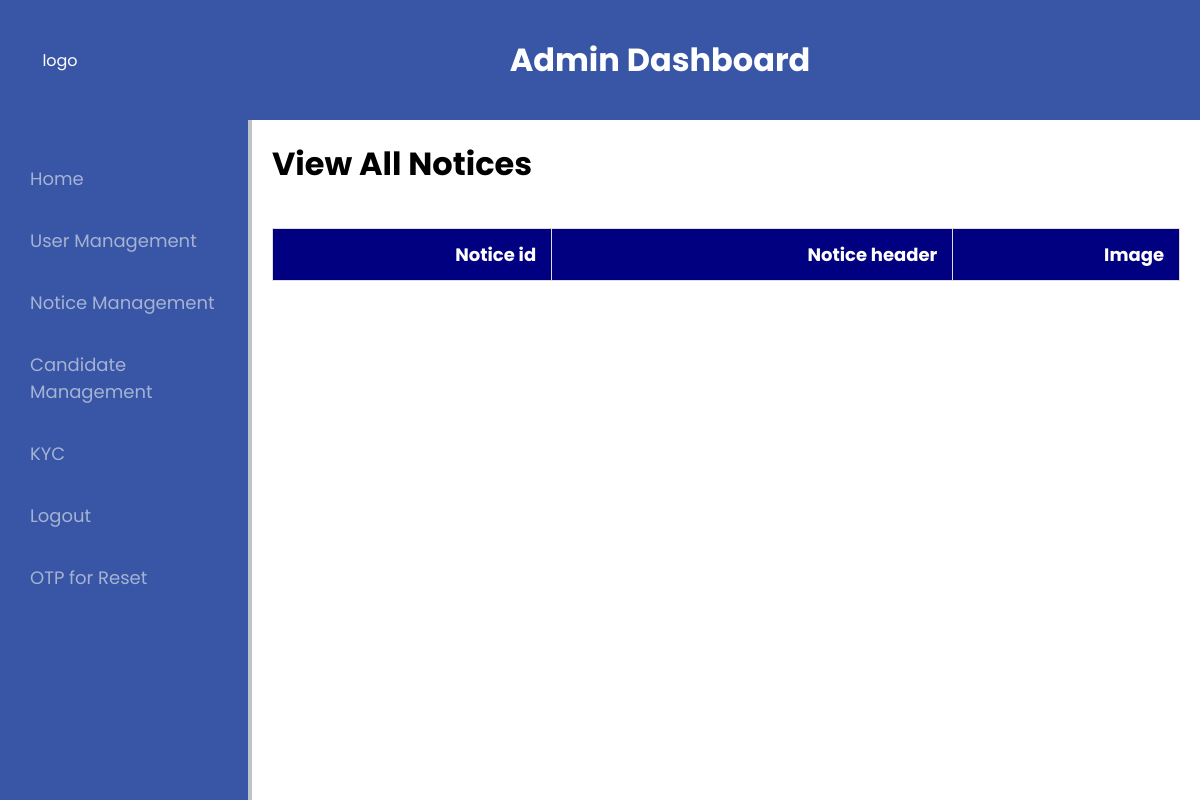
/view_notices/, run on an earlier commit of the app's database.
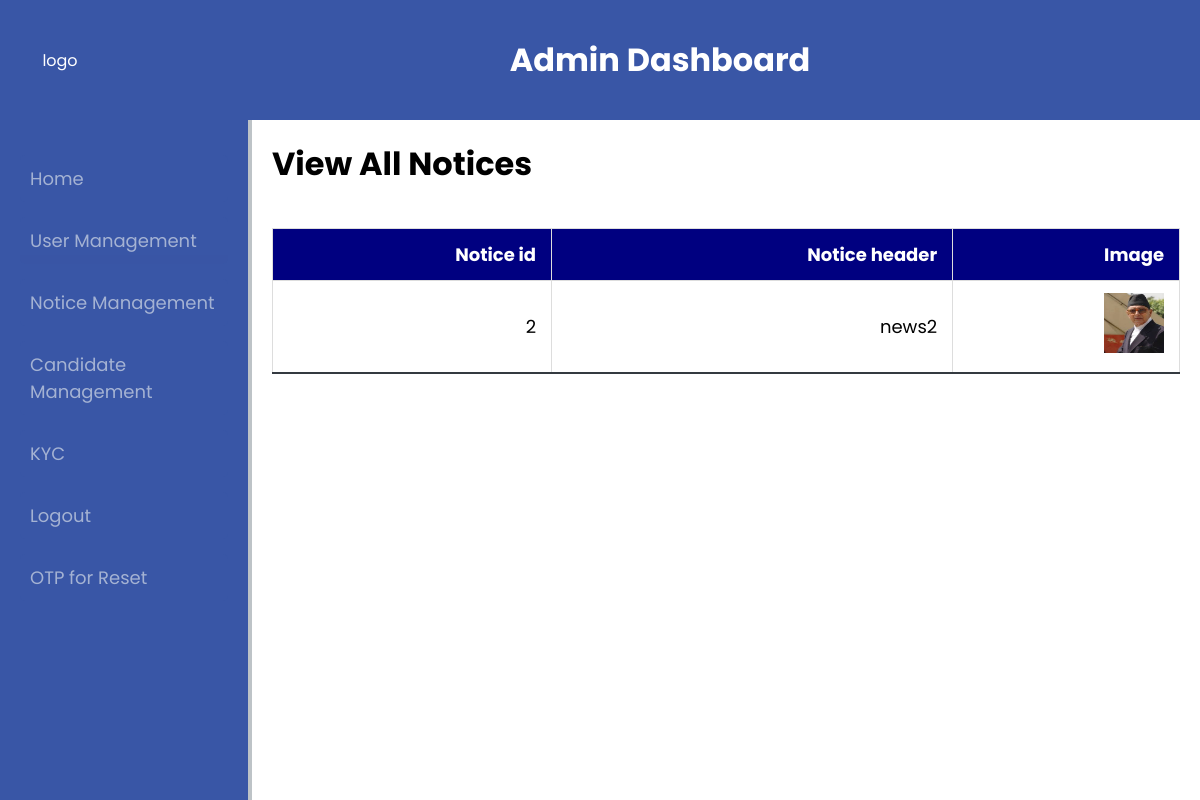
And on a later commit of the database.
### myapp/models.py (models this page shows, shortened)
class Notice(models.Model):
    notice_header = models.CharField(max_length=255)
    notice_img = models.ImageField(upload_to=get_notice_image_upload_path)
    notice_description = models.TextField()
    class Meta:
        db_table='notices'

### myapp/views.py (the view)
# urls.py: path('view_notices/',views.view_notices,name="view_notices"),
def view_notices(request):
    notices = Notice.objects.all()
    return render(request, 'myapp/view_notices.html', {'notices': notices})

### myapp/templates/myapp/view_notices.html (shortened to what this page needs)
{% extends "myapp/base.html" %}
{% block head %}
    {% load static %}
    <link rel="stylesheet" href="{% static 'myapp/css/view_user.css' %}">
{% endblock %}
{% block content %}
    <h1>View All Notices</h1>
    <table class="user-table">
        <thead>
            <tr>
                <th>Notice id</th>
                <th>Notice header</th>
                <th> Image</th>
            </tr>
        </thead>
        <tbody>
            {% for notice in notices %}
            <tr>
                <td data-label="Notice Id"> {{ notice.id }}</td>
                <td data-label="Notice Header">{{  notice.notice_header }}</td>
                <td data-label="Notice Img"><img src="{{ notice.notice_img.url }}"  class="notice_img"> </td>
            </tr>
            {% endfor %}
        </tbody>
    </table>
{% endblock %}

What changed in the data, as far as the page shows it:
added Notice: id "2", notice_header "news2", notice_img (picture)
